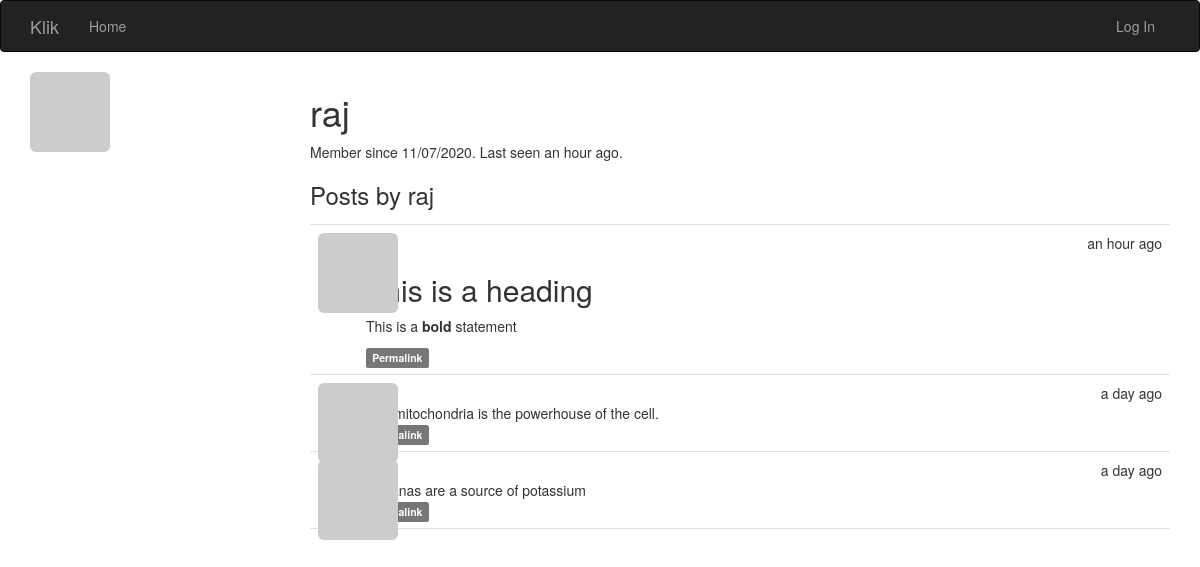
/user/raj, run on the app's committed database.
### app/models.py (models this page shows, shortened)
class User(UserMixin, db.Model):
    __tablename__ = 'users'
    id = db.Column(db.Integer, primary_key=True)
    email = db.Column(db.String(64), unique=True, index=True)
    username = db.Column(db.String(64), unique=True, index=True)
    role_id = db.Column(db.Integer, db.ForeignKey('roles.id'))
    password_hash = db.Column(db.String(128))
    confirmed = db.Column(db.Boolean, default=False)
    name = db.Column(db.String(64))
    location = db.Column(db.String(64))
    about_me = db.Column(db.Text())
    member_since = db.Column(db.DateTime(), default=datetime.utcnow)
    last_seen = db.Column(db.DateTime(), default=datetime.utcnow)
    avatar_hash = db.Column(db.String(32))
    posts = db.relationship('Post', backref='author', lazy='dynamic')
    @property
    def password(self):
        raise AttributeError('password is not a readable attribute')
    def gravatar(self, size=100, default='identicon', rating='g'):
        if request.is_secure:
            url = 'https://secure.gravatar.com/avatar'
        else:
            url = 'http://www.gravatar.com/avatar'
        hash = self.avatar_hash or self.gravatar_hash()
        return '{url}/{hash}?s={size}&d={default}&r={rating}' \
               .format(url=url,
                       hash=hash,
                       size=size,
                       default=default,
                       rating=rating)
    def gravatar_hash(self):
        return hashlib.md5(self.email.lower().encode('utf-8')).hexdigest()

class Post(db.Model):
    __tablename__ = 'posts'
    id = db.Column(db.Integer, primary_key=True)
    body = db.Column(db.Text)
    body_html = db.Column(db.Text)
    timestamp = db.Column(db.DateTime, index=True, default=datetime.utcnow)
    author_id = db.Column(db.Integer, db.ForeignKey('users.id'))

### app/main/views.py (the view)
@main.route('/user/<username>')
def user(username):
    user = User.query.filter_by(username=username).first_or_404()
    if user is None:
        abort(404)
    posts = user.posts.order_by(Post.timestamp.desc()).all()
    return render_template('user.html', user=user, posts=posts)

### app/auth/views.py (called while the page is built)
@auth.before_app_request
def before_request():
    if current_user.is_authenticated:
        current_user.ping()

### app/main/__init__.py (called while the page is built)
@main.app_context_processor
def inject_permissions():
    return dict(Permission=Permission)

### app/templates/user.html (shortened to what this page needs)
{% extends "base.html" %}
{% block page_content %}
<img class="img-rounded profile-thumbnail" src="{{ user.gravatar(size=256) }}">
<div class="profile-header">
	<h1>{{ user.username }}</h1>
    <p>
        Member since {{ moment(user.member_since).format('L') }}.
        Last seen {{ moment(user.last_seen).fromNow() }}.
    </p>
    <h3>Posts by {{ user.username }}</h3>
    {% include '_posts.html' %}
</div>
{% endblock %}

### app/templates/base.html (shortened to what this page needs)
{% extends "bootstrap/base.html" %}
{% block head %}
{{ super() }}
<link rel="stylesheet" type="text/css" href="{{ url_for('static', filename='styles.css') }}">
{% endblock %}
{% block navbar %}
<div class="navbar navbar-inverse" role="navigation">
	<div class="container">
		<div class="navbar-header">
			<a class="navbar-brand" href="{{ url_for('main.index') }}">Klik</a>
		</div>
		<div class="navbar-collapse collapse">
			<ul class="nav navbar-nav">
				<li><a href="{{ url_for('main.index') }}">Home</a></li>
			</ul>
            <ul class="nav navbar-nav navbar-right">
                {% if current_user.is_authenticated %}
                    <li>
                        <a href="{{ url_for('main.user', username=current_user.username) }}">
                            Profile
                        </a>
                    </li>
                    <li><a href="{{ url_for('auth.logout') }}">Log Out</a></li>
                {% else %}
                    <li><a href="{{ url_for('auth.login') }}">Log In</a></li>
                {% endif %}
            </ul>
		</div>
	</div>
</div>
{% endblock %}
{% block content %}
<div class="container">
	{% block page_content %}{% endblock %}
</div>
{% endblock %}

### app/templates/_posts.html (shortened to what this page needs)
<ul class="posts">
    {% for post in posts %}
    <li class="post">
        <div class="post-thumbnail">
            <a href="{{ url_for('.user', username=post.author.username) }}">
                <img class="img-rounded profile-thumbnail" src="{{ post.author.gravatar(size=40) }}">
            </a>
        </div>
        <div class="post-content">
            <div class="post-date">{{ moment(post.timestamp).fromNow() }}</div>
            <div class="post-author">
                <a href="{{ url_for('.user', username=post.author.username) }}">
                </a>
            </div>
            <div class="post-body">
                {% if post.body_html %}
                    {{ post.body_html | safe }}
                {% else %}
                    {{ post.body }}
                {% endif %}
            </div>
            <div class="post-footer">
                <a href="{{ url_for('.post', id=post.id) }}">
                    <span class="label label-default">Permalink</span>
                </a>
            </div>
        </div>
    </li>
    {% endfor %}
</ul>

### app/static/styles.css (style rules this page uses)
.profile-thumbnail { position: absolute; }
.profile-header { min-height: 260px; margin-left: 280px; }
ul.posts { list-style-type: none; padding: 0px; margin: 16px 0px 0px 0px; border-top: 1px solid #e0e0e0; }
ul.posts li.post { padding: 8px; border-bottom: 1px solid #e0e0e0; }
div.post-date { float: right; }
div.post-author { font-weight: bold; }
div.post-thumbnail { position: absolute; }
div.post-content { margin-left: 48px; min-height: 48px; }

### data on the page
User: username "raj", member_since "11/07/2020", last_seen "an hour ago"
Post: timestamp "an hour ago", body_html "This is a heading This is a bold statement"
Post: timestamp "a day ago", body "The mitochondria is the powerhouse of the cell."
Post: timestamp "a day ago", body "Bananas are a source of potassium"
